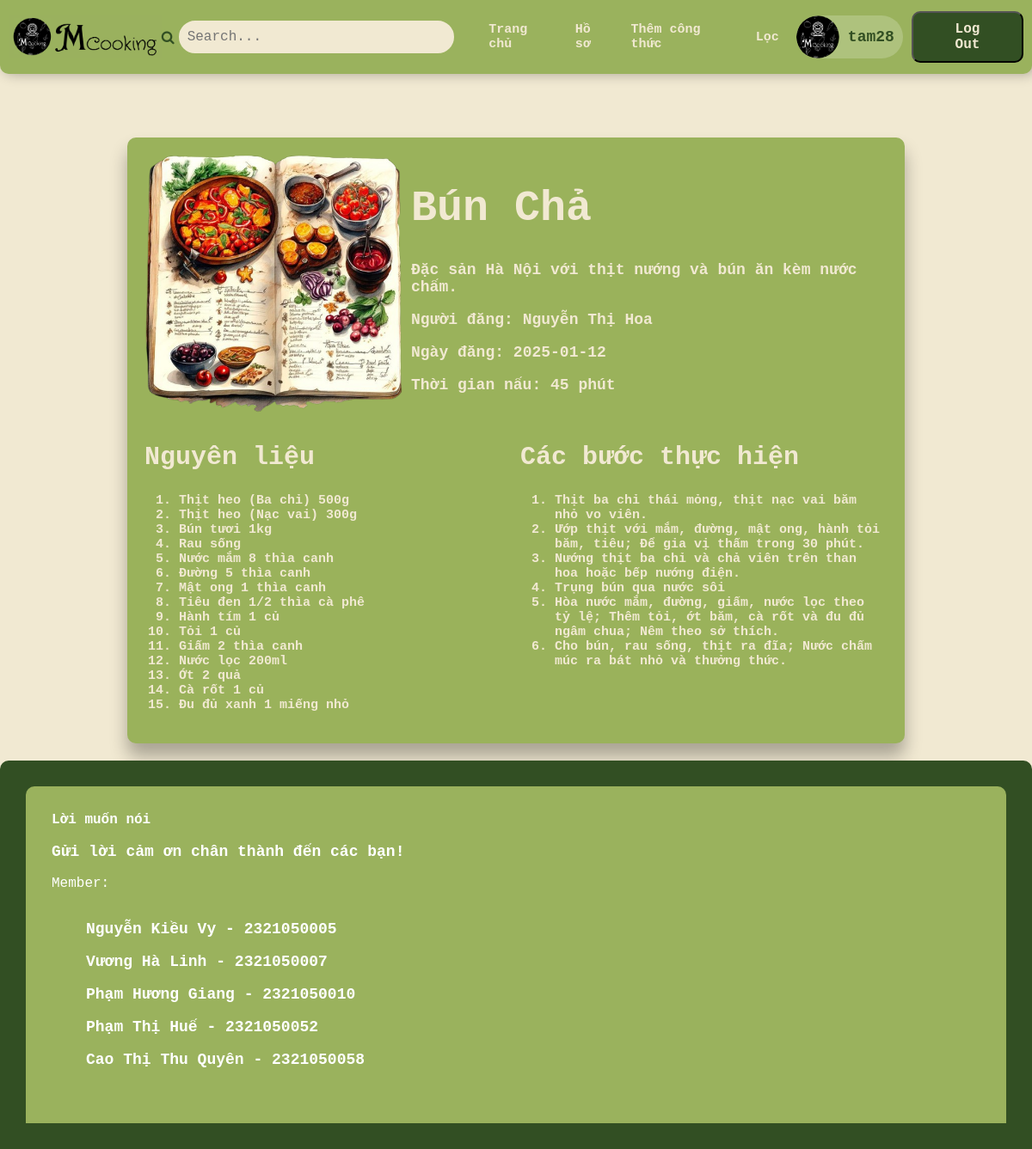
The page /gdnguoidung/index.php?page=chitietmonan&id=2 (signed in) on the database its author committed.
### tables this page shows
CREATE TABLE IF NOT EXISTS mon_an(
	id INT PRIMARY KEY AUTO_INCREMENT,
	ten_mon_an VARCHAR(100) NOT NULL,
	mo_ta TEXT,
	thoi_gian_nau INT,
	nguoi_dang_id INT,
	ngay_dang DATE,
	hinh_anh VARCHAR(255),
    trang_thai VARCHAR(20),
	FOREIGN KEY (nguoi_dang_id) REFERENCES nguoi_dung(id) ON DELETE CASCADE
);

CREATE TABLE IF NOT EXISTS nguoi_dung(
	id INT PRIMARY KEY AUTO_INCREMENT,
	ten_dang_nhap VARCHAR(50) NOT NULL,
	mat_khau VARCHAR(50) NOT NULL,
	ho_ten VARCHAR(50),
    gioi_tinh VARCHAR(5),
	email VARCHAR(50),
	sdt VARCHAR(10),
	vai_tro_id INT,
	ngay_sinh DATE,
	FOREIGN KEY (vai_tro_id) REFERENCES vai_tro(id)
);

CREATE TABLE IF NOT EXISTS mon_an_nguyen_lieu(
	id INT PRIMARY KEY AUTO_INCREMENT,
	mon_an_id INT,
	nguyen_lieu_id INT,
	so_luong VARCHAR(50),
	FOREIGN KEY (mon_an_id) REFERENCES mon_an(id) ON DELETE CASCADE,
	FOREIGN KEY (nguyen_lieu_id) REFERENCES nguyen_lieu(id)
);

CREATE TABLE IF NOT EXISTS nguyen_lieu(
	id INT PRIMARY KEY AUTO_INCREMENT,
	ten_nguyen_lieu VARCHAR(50)
);

CREATE TABLE IF NOT EXISTS cong_thuc(
	id INT PRIMARY KEY AUTO_INCREMENT,
    mon_an_id INT,
    buoc_lam TEXT,
    FOREIGN KEY (mon_an_id) REFERENCES mon_an(id) ON DELETE CASCADE
);

### gdnguoidung/trangchu/chitietmonan.php (the view, shortened to what this page needs)
<!DOCTYPE html>
<html lang="en">
<head>
    <link rel="stylesheet" href="../btnhom/cacform.css">
</head>
<body>
    <?php
        include('../connect.php');
        $id = $_GET['id'];
        $sql = "SELECT ma.*, ct.buoc_lam ,nl.ten_nguyen_lieu, nd.ho_ten
                from mon_an ma
                join cong_thuc ct on ma.id = ct.mon_an_id
                join mon_an_loai_mon malm on ma.id = malm.mon_an_id
                join mon_an_nguyen_lieu manl on ma.id = manl.mon_an_id
                join nguyen_lieu nl on manl.nguyen_lieu_id = nl.id
                join loai_mon lm on malm.loai_mon_id = lm.id
                join nguoi_dung nd on ma.nguoi_dang_id = nd.id
                where ma.id = $id";
        $result = mysqli_query($conn,$sql);
        $monAn = mysqli_fetch_array($result);
    ?>
    <div class="container">
        <div class = "tendangnhap">
            <div>
                 <img src="../img/login.png" alt="" style="width:300px; height:300px">
            </div>
            <div>
                <h1 style="font-size:50px"><?php echo $monAn['ten_mon_an']; ?></h1>
                <p><?php echo $monAn['mo_ta']; ?></p>
                <p><a href="index.php?page=hosonguoidang&id=<?php echo $monAn['nguoi_dang_id']?>">Người đăng: <?php echo " " . $monAn['ho_ten']; ?></p></a>
                <p>Ngày đăng: <?php echo " " . $monAn['ngay_dang']; ?></p>
                <p>Thời gian nấu: <?php echo " " . $monAn['thoi_gian_nau'] . " phút"; ?></p>
            </div>
        </div>
        <div class="tendangnhap">
            <div class="nguyenlieu">
                <h2>Nguyên liệu</h2>
                <?php
                    include ('../connect.php');
                    $sql_nl = "SELECT manl.*, nl.ten_nguyen_lieu from mon_an_nguyen_lieu manl
                            join nguyen_lieu nl on manl.nguyen_lieu_id = nl.id
                            where manl.mon_an_id = $id";
                    $result_nl = mysqli_query($conn, $sql_nl);
                ?>
                <ol>
                    <?php
                        while($nguyenLieu = mysqli_fetch_assoc($result_nl)){
                    ?>
                    <li><?php echo $nguyenLieu['ten_nguyen_lieu'] . " " . $nguyenLieu['so_luong'];?></li>
                    <?php }?>
                </ol>
            </div>
            <div class="nguyenlieu">
                <h2>Các bước thực hiện</h2>
                <?php
                    include ('../connect.php');
                    $sql_ct = "SELECT ct.* from cong_thuc ct
                            where ct.mon_an_id = $id";
                    $result_ct = mysqli_query($conn, $sql_ct);
                ?>
                <ol>
                    <?php
                        while($congThuc = mysqli_fetch_assoc($result_ct)){
                    ?>
                    <li><?php echo $congThuc['buoc_lam'];?></li>
                    <?php }?>
                </ol>
            </div>
        </div>
    </div>
</body>
</html>

### gdnguoidung/style.css (style rules this page uses)
body { font-family: 'Courier New', Courier, monospace; background-color: #f1e9d2; font-size: 16px; }
a { text-decoration: none; }
li { padding-inline-start: 0; font-size: 10px; }

### gdadmin/cacform.css (style rules this page uses)
body { background-color:#f1e9d2; font-family: 'Courier New', Courier, monospace; margin-top:15vh; }
h2 { text-align:center; }
.tendangnhap { display:flex; justify-content: space-between; align-items:center; }

### gdnguoidung/index.php (style rules this page uses)
li { padding-inline-start: 0; font-size: 15px !important; }

### gdnguoidung/trangchu/chitietmonan.php (style rules this page uses)
body { display: flex; flex-direction: column; color:#324f23; margin:20vh auto; margin-bottom:0; }
h2 { text-align:left; font-size:30px; }
a { text-decoration:none; color:#f1e9d2; }
p { font-weight: bold; font-size: large; }
.nguyenlieu { flex:1; }
li { padding-inline-start: 0; font-size:20px; }
.container { background-color: #9ab25b; display:flex; flex-direction: column; padding:20px; gap:5px; margin:auto; width:80%; border-radius: 10px; box-shadow: 0 15px 20px rgba(0,0,0,0.3); color:#f1e9d2; font-weight:bold; }
.tendangnhap { display:flex; justify-content: space-around; align-items:flex-start; gap:10px; }

### rows shown on the page
mon_an: ten_mon_an "Bún Chả", mo_ta "Đặc sản Hà Nội với thịt nướng và bún ăn kèm nước chấm.", ngay_dang "2025-01-12", thoi_gian_nau "45"
nguoi_dung: ho_ten "Nguyễn Thị Hoa"
mon_an_nguyen_lieu: nguyen_lieu.ten_nguyen_lieu "Thịt heo", so_luong "(Ba chỉ) 500g"
mon_an_nguyen_lieu: nguyen_lieu.ten_nguyen_lieu "Thịt heo", so_luong "(Nạc vai) 300g"
mon_an_nguyen_lieu: nguyen_lieu.ten_nguyen_lieu "Bún tươi", so_luong "1kg"
mon_an_nguyen_lieu: nguyen_lieu.ten_nguyen_lieu "Rau sống"
mon_an_nguyen_lieu: nguyen_lieu.ten_nguyen_lieu "Nước mắm", so_luong "8 thìa canh"
mon_an_nguyen_lieu: nguyen_lieu.ten_nguyen_lieu "Đường", so_luong "5 thìa canh"
mon_an_nguyen_lieu: nguyen_lieu.ten_nguyen_lieu "Mật ong", so_luong "1 thìa canh"
mon_an_nguyen_lieu: nguyen_lieu.ten_nguyen_lieu "Tiêu đen", so_luong "1/2 thìa cà phê"
mon_an_nguyen_lieu: nguyen_lieu.ten_nguyen_lieu "Hành tím", so_luong "1 củ"
mon_an_nguyen_lieu: nguyen_lieu.ten_nguyen_lieu "Tỏi", so_luong "1 củ"
mon_an_nguyen_lieu: nguyen_lieu.ten_nguyen_lieu "Giấm", so_luong "2 thìa canh"
mon_an_nguyen_lieu: nguyen_lieu.ten_nguyen_lieu "Nước lọc", so_luong "200ml"
mon_an_nguyen_lieu: nguyen_lieu.ten_nguyen_lieu "Ớt", so_luong "2 quả"
mon_an_nguyen_lieu: nguyen_lieu.ten_nguyen_lieu "Cà rốt", so_luong "1 củ"
mon_an_nguyen_lieu: nguyen_lieu.ten_nguyen_lieu "Đu đủ xanh", so_luong "1 miếng nhỏ"
cong_thuc: buoc_lam "Thịt ba chỉ thái mỏng, thịt nạc vai băm nhỏ vo viên."
cong_thuc: buoc_lam "Ướp thịt với mắm, đường, mật ong, hành tỏi băm, tiêu; Để gia vị thấm trong 30 phút."
cong_thuc: buoc_lam "Nướng thịt ba chỉ và chả viên trên than hoa hoặc bếp nướng điện."
cong_thuc: buoc_lam "Trụng bún qua nước sôi"
cong_thuc: buoc_lam "Hòa nước mắm, đường, giấm, nước lọc theo tỷ lệ; Thêm tỏi, ớt băm, cà rốt và đu đủ ngâm chua; Nêm theo sở thích."
cong_thuc: buoc_lam "Cho bún, rau sống, thịt ra đĩa; Nước chấm múc ra bát nhỏ và thưởng thức."

### other values the page prints
$_SESSION["username"] "tam28"
